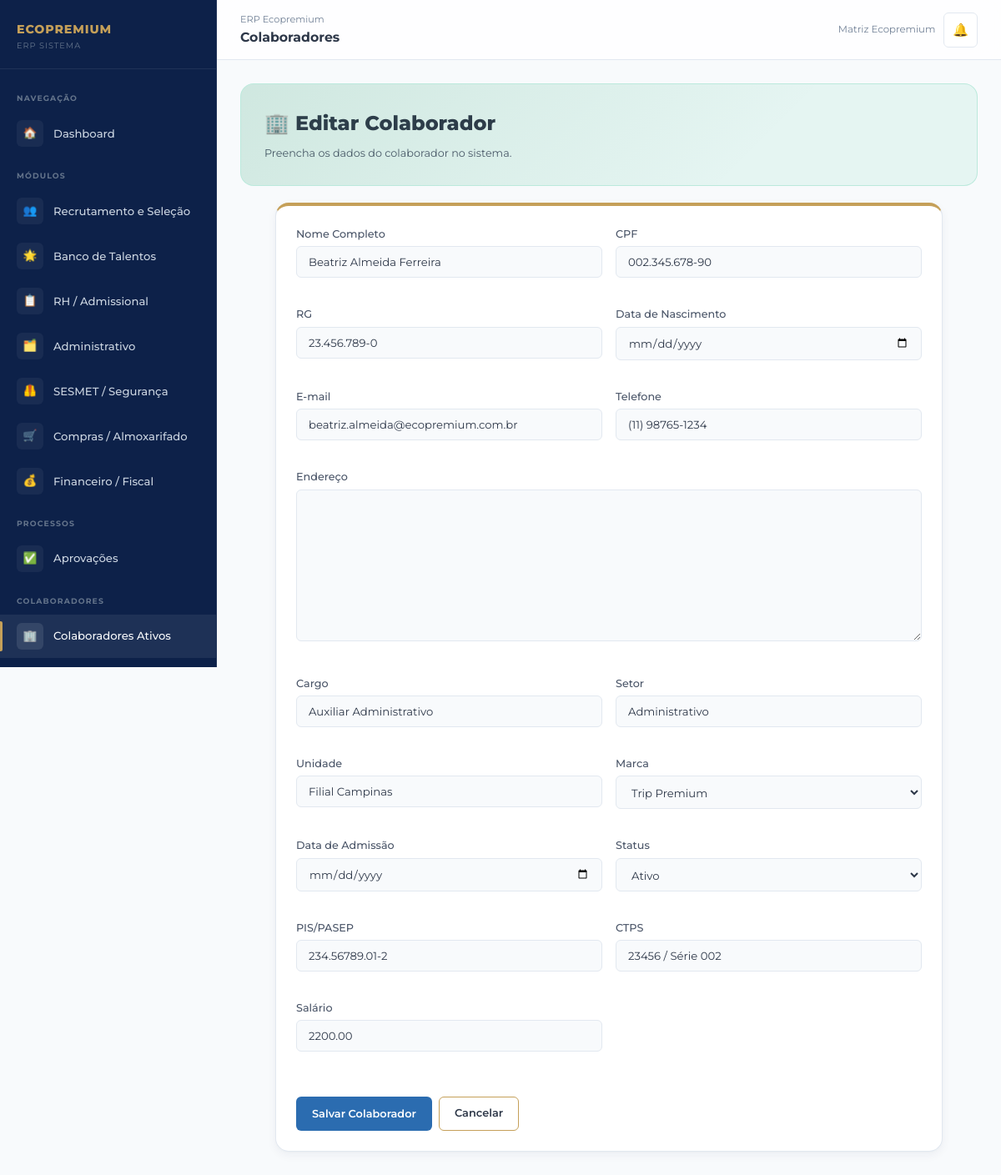
The page /admissional/colaboradores/2/editar/ (signed in) on the database its author committed.
### core/models.py (models this page shows, shortened)
class PerfilUsuario(models.Model):
    PERFIS = [
        ('admin', 'Administrador'),
        ('gestor', 'Gestor'),
        ('rh', 'RH / Departamento Pessoal'),
        ('financeiro', 'Financeiro / Fiscal'),
        ('sesmet', 'SESMET / Segurança do Trabalho'),
        ('compras', 'Compras / Almoxarifado'),
        ('operacional', 'Operacional'),
    ]
    MARCAS = [
        ('eco_premium', 'Eco Premium'),
        ('trip_premium', 'Trip Premium'),
        ('log_premium', 'Log Premium'),
        ('matriz', 'Matriz Ecopremium'),
    ]
    usuario = models.OneToOneField(User, on_delete=models.CASCADE, related_name='perfil')
    perfil = models.CharField(max_length=20, choices=PERFIS, default='operacional')
    marca = models.CharField(max_length=20, choices=MARCAS, default='eco_premium')
    unidade = models.CharField(max_length=100, default='Matriz')
    telefone = models.CharField(max_length=20, blank=True)
    avatar_iniciais = models.CharField(max_length=3, blank=True)
    criado_em = models.DateTimeField(auto_now_add=True)
    class Meta:
        verbose_name = 'Perfil de Usuário'
        verbose_name_plural = 'Perfis de Usuários'

### admissional/models.py (models this page shows, shortened)
class Colaborador(models.Model):
    STATUS = [
        ('ativo', 'Ativo'),
        ('inativo', 'Inativo'),
        ('ferias', 'Em Férias'),
        ('afastado', 'Afastado'),
        ('desligado', 'Desligado'),
    ]
    MARCAS = [
        ('eco_premium', 'Eco Premium'),
        ('trip_premium', 'Trip Premium'),
        ('log_premium', 'Log Premium'),
    ]
    nome = models.CharField(max_length=200, verbose_name='Nome Completo')
    cpf = models.CharField(max_length=14, unique=True, verbose_name='CPF')
    rg = models.CharField(max_length=20, blank=True, verbose_name='RG')
    data_nascimento = models.DateField(null=True, blank=True, verbose_name='Data de Nascimento')
    email = models.EmailField(verbose_name='E-mail')
    telefone = models.CharField(max_length=20, verbose_name='Telefone')
    endereco = models.TextField(blank=True, verbose_name='Endereço')
    cargo = models.CharField(max_length=200, verbose_name='Cargo')
    setor = models.CharField(max_length=100, blank=True, verbose_name='Setor')
    unidade = models.CharField(max_length=100, verbose_name='Unidade')
    marca = models.CharField(max_length=20, choices=MARCAS, default='eco_premium', verbose_name='Marca')
    data_admissao = models.DateField(verbose_name='Data de Admissão')
    status = models.CharField(max_length=20, choices=STATUS, default='ativo')
    pis_pasep = models.CharField(max_length=20, blank=True, verbose_name='PIS/PASEP')
    ctps = models.CharField(max_length=30, blank=True, verbose_name='CTPS')
    salario = models.DecimalField(max_digits=10, decimal_places=2, null=True, blank=True, verbose_name='Salário')
    criado_em = models.DateTimeField(auto_now_add=True)
    atualizado_em = models.DateTimeField(auto_now=True)
    class Meta:
        verbose_name = 'Colaborador'
        verbose_name_plural = 'Colaboradores'
        ordering = ['nome']

### admissional/views.py (the view)
# urls.py: path('colaboradores/<int:pk>/editar/', views.editar_colaborador, name='editar_colaborador'),
@login_required
def editar_colaborador(request, pk):
    colaborador = get_object_or_404(Colaborador, pk=pk)
    if request.method == 'POST':
        form = ColaboradorForm(request.POST, instance=colaborador)
        if form.is_valid():
            form.save()
            messages.success(request, f'Colaborador {colaborador.nome} atualizado com sucesso!')
            return redirect('lista_colaboradores')
    else:
        form = ColaboradorForm(instance=colaborador)
    return render(request, 'admissional/form_colaborador.html', {'form': form, 'acao': 'Editar'})

### admissional/forms.py
class ColaboradorForm(forms.ModelForm):
    class Meta:
        model = Colaborador
        fields = '__all__'
        widgets = {
            'data_nascimento': forms.DateInput(attrs={'type': 'date'}),
            'data_admissao': forms.DateInput(attrs={'type': 'date'}),
        }
    def __init__(self, *args, **kwargs):
        super().__init__(*args, **kwargs)
        for field in self.fields.values():
            field.widget.attrs['class'] = 'form-control'

### templates/admissional/form_colaborador.html (shortened to what this page needs)
{% extends 'base.html' %}
{% block nav_colaboradores %}active{% endblock %}
{% block topbar_title %}Colaboradores{% endblock %}
{% block content %}
<div class="module-banner mod-banner-2" style="margin-bottom:20px;">
  <div class="mod-title">🏢 {{ acao }} Colaborador</div>
  <div class="mod-desc">Preencha os dados do colaborador no sistema.</div>
</div>
<div class="card" style="max-width: 800px; margin: 0 auto;">
  <form method="post" class="flex flex-col gap-4">
    <div style="display: grid; grid-template-columns: 1fr 1fr; gap: 16px;">
        {% for field in form %}
        <div class="form-group" style="{% if field.name == 'endereco' %}grid-column: span 2;{% endif %}">
            <label style="font-weight: 500; font-size: 0.85rem; color: var(--text-secondary); margin-bottom: 4px; display: block;">
                {{ field.label }}
            </label>
            {{ field }}
        </div>
        {% endfor %}
    </div>
    <div class="flex gap-2" style="margin-top: 20px;">
      <button type="submit" class="btn btn-mod1">Salvar Colaborador</button>
      <a href="{% url 'lista_colaboradores' %}" class="btn btn-outline">Cancelar</a>
    </div>
  </form>
</div>
{% endblock %}

### templates/base.html (shortened to what this page needs)
{% load static %}
<!DOCTYPE html>
<html lang="pt-BR">
<head>
  <link rel="stylesheet" href="{% static 'css/main.css' %}?v=2">
</head>
<body>
<div class="erp-layout">
  <aside class="sidebar" id="sidebar">
    <div class="sidebar-logo">
      <div class="sidebar-logo-text">
        <div class="brand-name">ECOPREMIUM</div>
        <div class="brand-sub">ERP Sistema</div>
      </div>
    </div>
    <nav class="sidebar-nav">
      <div class="nav-section-label">Navegação</div>
      <a href="{% url 'dashboard' %}" class="nav-item {% block nav_dashboard %}{% endblock %}">
        <span class="nav-icon">🏠</span>
        Dashboard
      </a>
      <div class="nav-section-label">Módulos</div>
      <a href="{% url 'lista_vagas' %}" class="nav-item mod1 {% block nav_recrutamento %}{% endblock %}">
        <span class="nav-icon">👥</span>
        Recrutamento e Seleção
      </a>
      <a href="{% url 'banco_talentos' %}" class="nav-item mod1 {% block nav_talentos %}{% endblock %}">
        <span class="nav-icon">🌟</span>
        Banco de Talentos
      </a>
      <a href="{% url 'lista_admissoes' %}" class="nav-item mod2 {% block nav_admissional %}{% endblock %}">
        <span class="nav-icon">📋</span>
        RH / Admissional
      </a>
      <a href="{% url 'lista_demandas' %}" class="nav-item mod3 {% block nav_administrativo %}{% endblock %}">
        <span class="nav-icon">🗂️</span>
        Administrativo
      </a>
      <a href="{% url 'dashboard_sesmet' %}" class="nav-item mod4 {% block nav_sesmet %}{% endblock %}">
        <span class="nav-icon">🦺</span>
        SESMET / Segurança
      </a>
      <a href="{% url 'painel_compras' %}" class="nav-item mod5 {% block nav_compras %}{% endblock %}">
        <span class="nav-icon">🛒</span>
        Compras / Almoxarifado
      </a>
      <a href="{% url 'painel_financeiro' %}" class="nav-item mod6 {% block nav_financeiro %}{% endblock %}">
        <span class="nav-icon">💰</span>
        Financeiro / Fiscal
      </a>
      <div class="nav-section-label">Processos</div>
      <a href="{% url 'aprovacoes_pendentes' %}" class="nav-item {% block nav_aprovacoes %}{% endblock %}" id="navAprovacoes">
        <span class="nav-icon">✅</span>
        Aprovações
      </a>
      <div class="nav-section-label">Colaboradores</div>
      <a href="{% url 'lista_colaboradores' %}" class="nav-item {% block nav_colaboradores %}{% endblock %}">
        <span class="nav-icon">🏢</span>
        Colaboradores Ativos
      </a>
    </nav>
  </aside>
  <div class="main-content">
    <div class="topbar">
      <div class="topbar-title">
        <span class="breadcrumb">ERP Ecopremium</span>
        {% block topbar_title %}Dashboard{% endblock %}
      </div>
      <div class="topbar-actions">
        <span style="font-size:0.78rem;color:var(--text-muted);">
          {% if user.perfil %}{{ user.perfil.get_marca_display }}{% endif %}
        </span>
        <a href="#" class="notif-btn" id="notifBtn" title="Notificações">
          🔔
        </a>
      </div>
    </div>
    <div class="content-area">
      {% block content %}{% endblock %}
    </div>
  </div>
</div>
</body>
</html>

### rows shown on the page
Colaborador: form "Beatriz Almeida Ferreira" "002.345.678-90" "23.456.789-0" "beatriz.almeida@ecopremium.com.br" "(11) 98765-1234" "Auxiliar Administrativo" "Administrativo" "Filial Campinas" "Trip Premium" "Ativo" "234.56789.01-2" "23456 / Série 002" "2200.00"

### other values the page prints
{{ user.perfil.get_marca_display }} "Matriz Ecopremium"
{{ acao }} "Editar"
{{ field.label }} "Nome Completo" "CPF" "RG" "Data de Nascimento" "E-mail" "Telefone" "Endereço" "Cargo" "Setor" "Unidade" "Marca" "Data de Admissão" "Status" "PIS/PASEP" "CTPS" "Salário"
